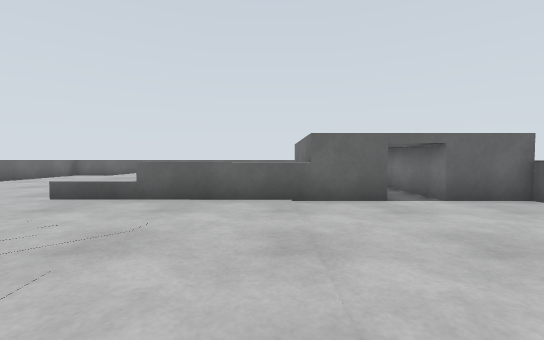
[1] (above)

16 first-person views from a walk through a world built for the Gazebo simulator. The camera is 0.41 m above the floor, tilts 2° down and sees 90° across. The floor is counted in squares, 0.5 m on a side. Each view is taken from the middle of a square. On the plan, view 1 faces up. The plan holds only what a view shows up to about 10 squares ahead; the rest is blank.

[2]
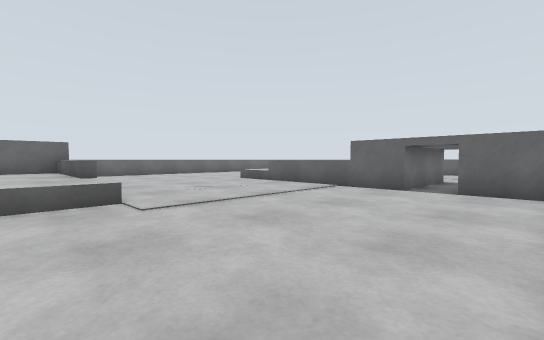

[3]
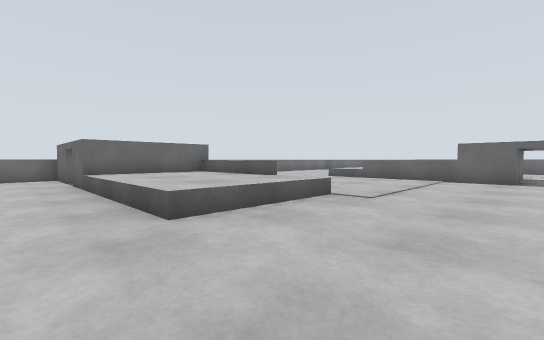

[4]
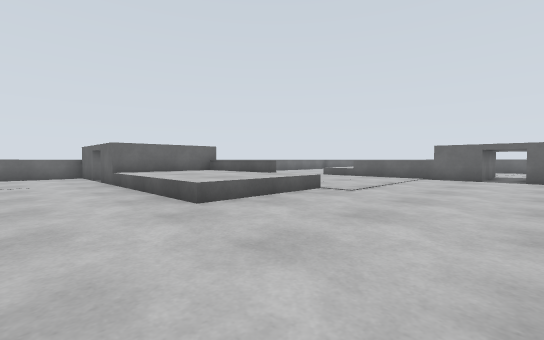

[5]
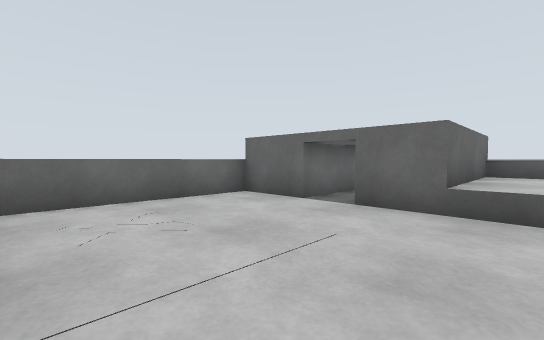

[6]
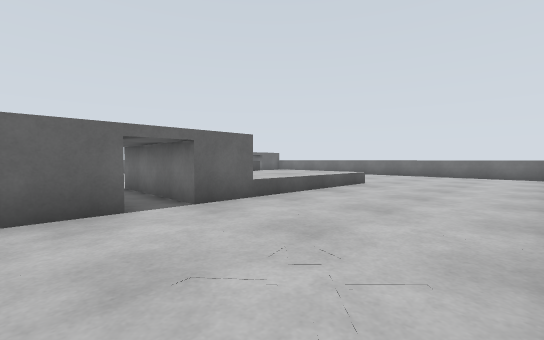

[7]
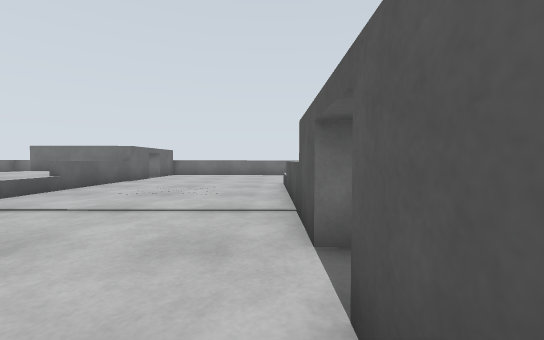

[8]
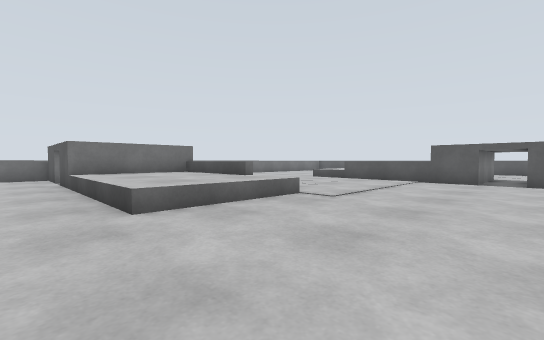

[9]
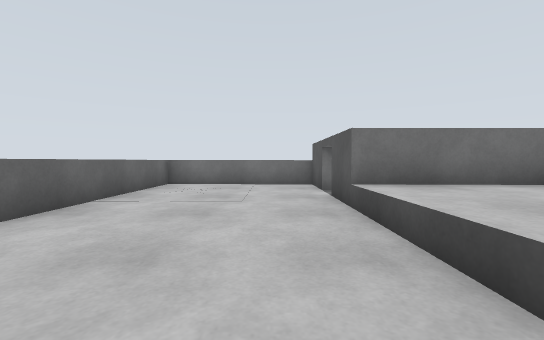

[10]
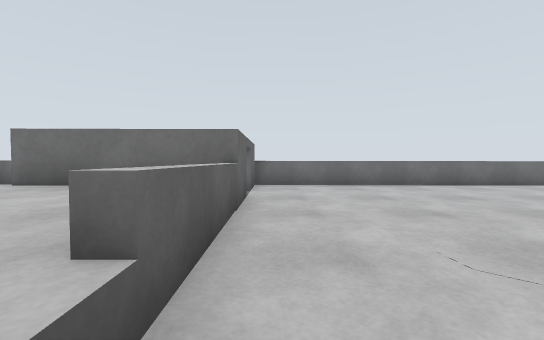

[11]
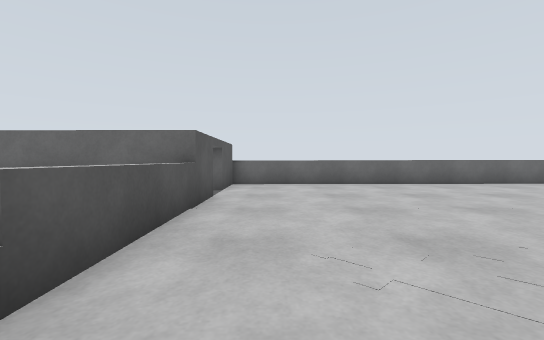

[12]
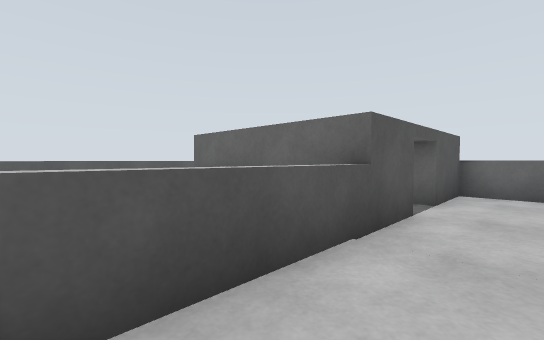

[13]
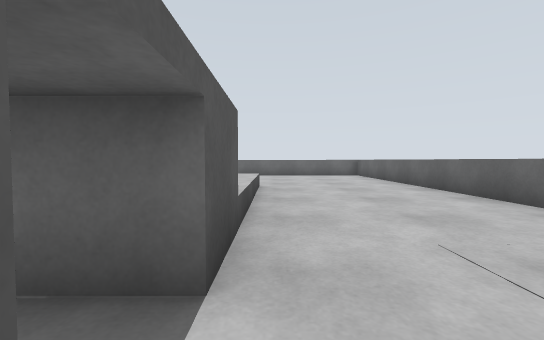

[14]
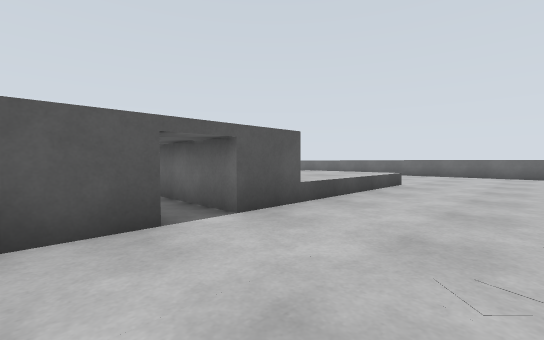

[15]
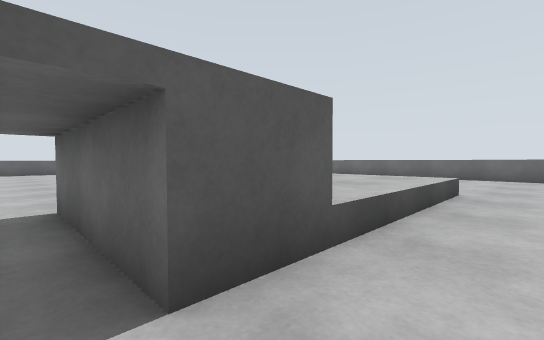

[16]
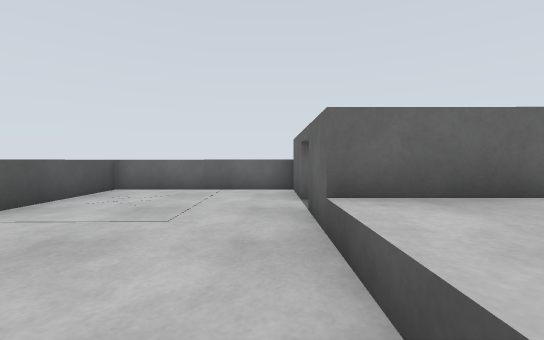

### Floor plan
Points are (right, up) in squares from view 1. A wall is a line through its corners. A room is listed if a view was taken in it or the views show most of it. See-through windows are left out.
Room 1 (views 1, 2, 3, 4, 5, 6, 7, 8, 9, 10, 11, 12, 13, 14, 15, 16)
walls: (-4.6, 9.6) (2.4, 9.6) (2.4, 5.6) (-4.6, 5.6); (-0.6, -4.4) (-7.4, -4.4) (-7.4, -0.4) (-1, -0.4); (-10.6, 11) (-10.6, -0.4) (-8.6, -0.4) (-8.6, -4.4) (-10.6, -4.4) (-10.6, -9.4) (-3, -9.4); (5.4, -4.5) (5.4, 5.6) (3.6, 5.6) (3.6, 9.6) (5.4, 9.6) (5.4, 14.6) (-6.1, 14.6)
low walls: (-4.6, 5.6) (-4.6, 9.6); (-0.6, -0.4) (-0.6, -4.4)

Positions as (right, up) in squares from view 1, and headings:
1: (0, 0), facing up
2: (5, -2), facing up-left
3: (3, -6), facing up-left
4: (4, -7), facing up-left
5: (-5, -9), facing up-left
6: (-10, -9), facing up-right
7: (-10, 0), facing right
8: (-9, 11), facing down-right
9: (-4, 11), facing right
10: (-4, 5), facing right
11: (-1, 1), facing left
12: (-3, 1), facing down-left
13: (4, 10), facing left
14: (5, 13), facing down-left
15: (3, 11), facing down-left
16: (-3, -5), facing left
